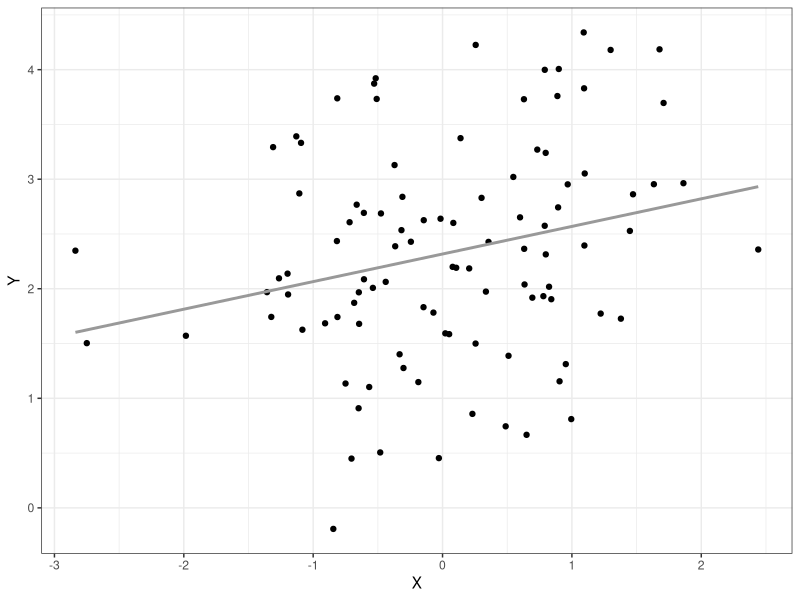
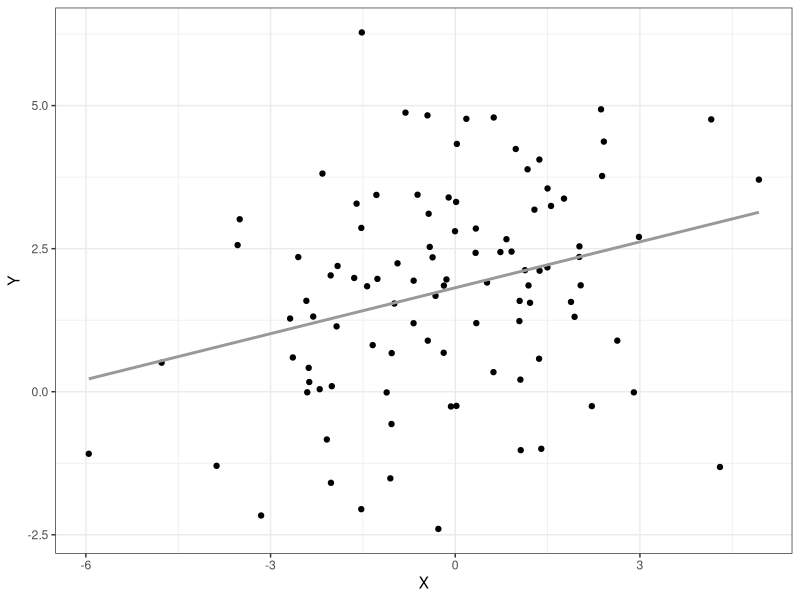
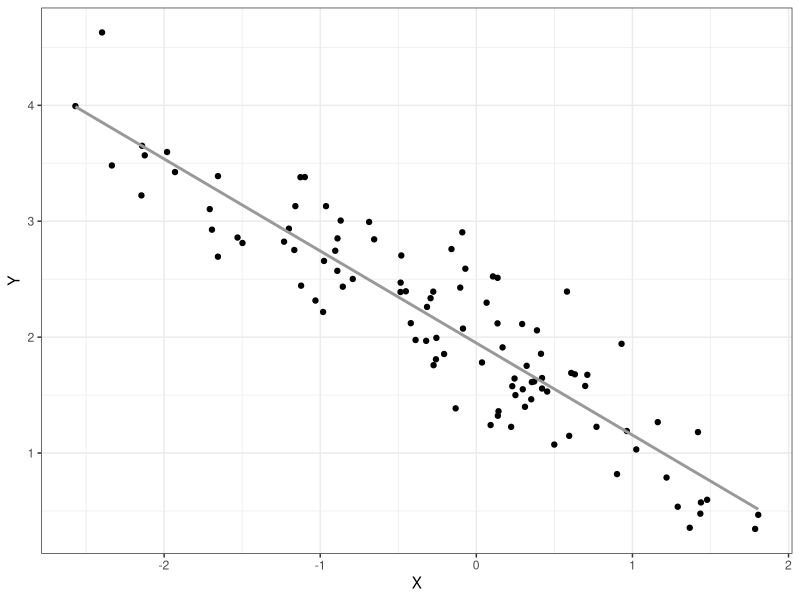
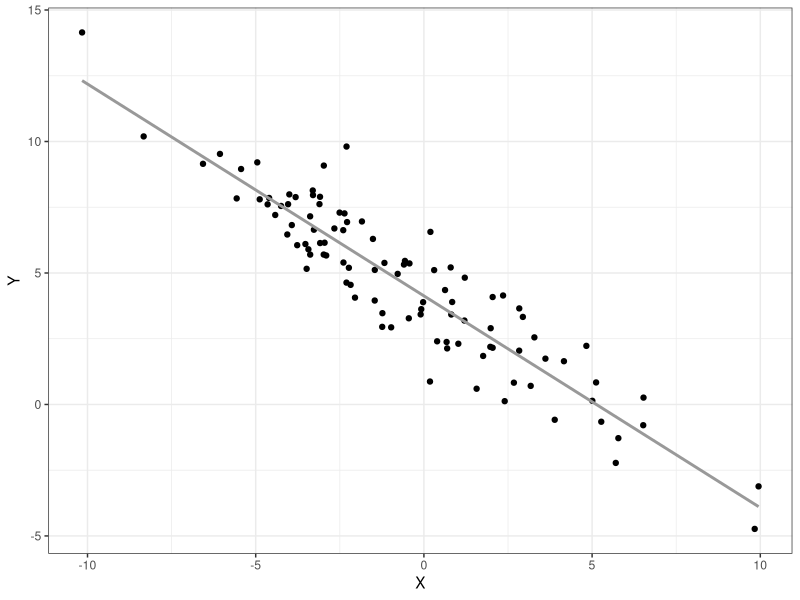

Write R code to recreate these figures, in order.
## ---- chunk 1
knitr::opts_chunk$set(echo=TRUE, eval=TRUE, message=FALSE, warning=FALSE, error=FALSE)
## ---- chunk 2
library(tidyverse)
theme_set(theme_bw())
## ---- chunk 3
#| code-fold: true
#| code-summary: "Код создания симуляции"

n <- 100
set.seed(616)
tibble(
  x1 = rnorm(n, sd = 1),
  y1 = 0.4 * x1 + rnorm(n, mean = 2, sd = 1 - 0.4^2),
  x2 = rnorm(n, sd = 2),
  y2 = 0.4 * x2 + rnorm(n, mean = 2, sd = 2 - 2 * 0.4^2),
  x3 = rnorm(n, sd = 1),
  y3 = -0.8 * x3 + rnorm(n, mean = 2, sd = 1 - 0.8^2),
  x4 = rnorm(n, sd = 4),
  y4 = -0.8 * x4 + rnorm(n, mean = 4, sd = 4 - 4 * 0.8^2)
) -> sim_cov


sim_cov %>% 
  ggplot(aes(x1, y1)) +
  geom_point() +
  geom_smooth(method = "lm", 
              se = FALSE,
              color = "gray60") +
  labs(x = "X", y = "Y") -> cov1

sim_cov %>% 
  ggplot(aes(x2, y2)) +
  geom_point() +
  geom_smooth(method = "lm", 
              se = FALSE,
              color = "gray60") +
  labs(x = "X", y = "Y") -> cov2

sim_cov %>% 
  ggplot(aes(x3, y3)) +
  geom_point() +
  geom_smooth(method = "lm", 
              se = FALSE,
              color = "gray60") +
  labs(x = "X", y = "Y") -> cov3

sim_cov %>% 
  ggplot(aes(x4, y4)) +
  geom_point() +
  geom_smooth(method = "lm",
              se = FALSE,
              color = "gray60") +
  labs(x = "X", y = "Y") -> cov4
## ---- chunk 4
#| code-fold: true
#| code-summary: "Код построения визуализации"
#| label: fig-cov-var
#| fig-cap: "Визуализация симуляций при разных параметрах распределений случайных величин $X$ и $Y$ ($n = 100$)"
#| fig-subcap:
#|   - "$X_1 \\thicksim \\norm(0, 1)$, $Y_1 \\thicksim \\norm(2, ???)$"
#|   - "$X_2 \\thicksim \\norm(0, 4)$, $Y_2 \\thicksim \\norm(2, ???)$"
#|   - "$X_3 \\thicksim \\norm(0, 1)$, $Y_3 \\thicksim \\norm(2, ???)$"
#|   - "$X_4 \\thicksim \\norm(0, 16)$, $Y_4 \\thicksim \\norm(4, ???)$"
#| layout-ncol: 2

print(cov1)
print(cov2)
print(cov3)
print(cov4)
## ---- chunk 5
#| code-fold: true
#| code-summary: "Код расчета ковариаций"
#| label: tbl-cov-var-values
#| tbl-cap: Значения ковариаций в симуляции

sim_cov %>% 
  summarise(
    `$$\\text{cov}(X_1, Y_1)$$` = cov(x1, y1),
    `$$\\text{cov}(X_2, Y_2)$$` = cov(x2, y2),
    `$$\\text{cov}(X_3, Y_3)$$` = cov(x3, y3),
    `$$\\text{cov}(X_4, Y_4)$$` = cov(x4, y4)
  ) %>% 
  knitr::kable(format = "html",
               digits = 2,
               align = "c")
## ---- chunk 6
#| code-fold: true
#| code-summary: "Код расчета вариаций"
#| label: tbl-cov-var-vars
#| tbl-cap: Значения вариаций и ковариаций в симуляции

sim_cov %>% 
  summarise(
    # `$$\\overline X$$__$$a$$` = mean(x1),
    # `$$\\overline Y$$__$$a$$` = mean(y1),
    # `$$\\overline X$$__$$b$$` = mean(x2),
    # `$$\\overline Y$$__$$b$$` = mean(y2),
    # `$$\\overline X$$__$$c$$` = mean(x3),
    # `$$\\overline Y$$__$$c$$` = mean(y3),
    # `$$\\overline X$$__$$d$$` = mean(x4),
    # `$$\\overline Y$$__$$d$$` = mean(y4),
    `$$\\text{var} \\,X$$__$$a$$` = var(x1),
    `$$\\text{var} \\,Y$$__$$a$$` = var(y1),
    `$$\\text{var} \\,X$$__$$b$$` = var(x2),
    `$$\\text{var} \\,Y$$__$$b$$` = var(y2),
    `$$\\text{var} \\,X$$__$$c$$` = var(x3),
    `$$\\text{var} \\,Y$$__$$c$$` = var(y3),
    `$$\\text{var} \\,X$$__$$d$$` = var(x4),
    `$$\\text{var} \\,Y$$__$$d$$` = var(y4),
    `$$\\text{cov} (X,Y)$$__$$a$$` = cov(x1, y1),
    `$$\\text{cov} (X,Y)$$__$$b$$` = cov(x2, y2),
    `$$\\text{cov} (X,Y)$$__$$c$$` = cov(x3, y3),
    `$$\\text{cov} (X,Y)$$__$$d$$` = cov(x4, y4)
  ) %>% 
  pivot_longer(cols = everything()) %>% 
  separate(name, into = c("stat", "Визуализация"), sep = "__") %>% 
  pivot_wider(names_from = stat, values_from = value) %>% 
  knitr::kable(format = "html",
               digits = 2,
               align = "c")
